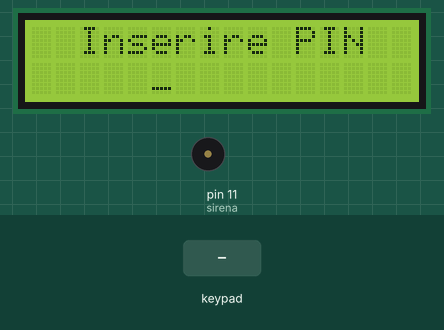
Simulated run of this sketch. Board: Arduino Uno, built with avr-gcc and run on an emulated ATmega328P. Parts: 16×2 character LCD, buzzer (waves = sounding, pin HIGH). The test bench sets the inputs (shaded band). What the sketch prints to the serial monitor is not drawn.

Above: at 1.2 s.
1.3 s: key '1' pressed
At 2.8 s:
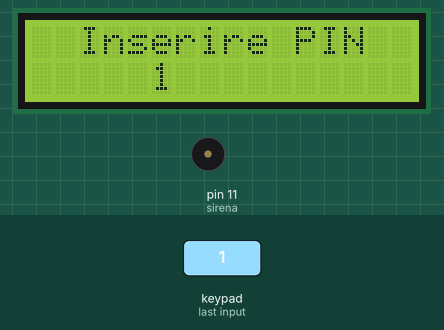
3.5 s: keypad keys 2 3 4 5 6 pressed 0.4 s apart
At 6.5 s:
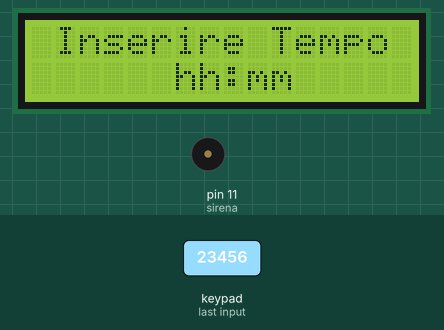
7.0 s: keypad keys 2 3 4 5 6 # pressed 0.4 s apart
At 9.2 s:
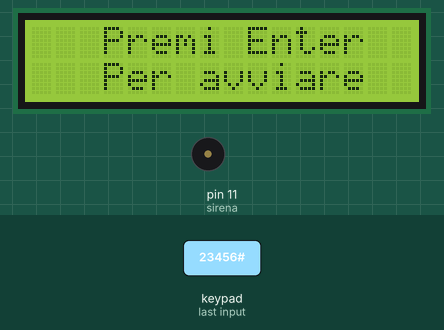
10.9 s: key 'H' pressed
At 11.08 s:
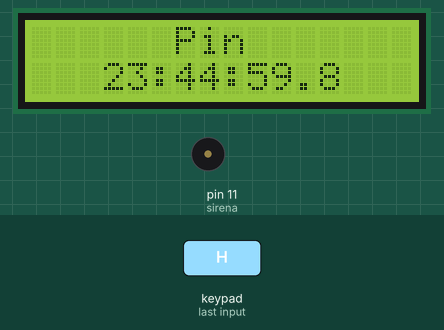
12.6 s: key '2' pressed
At 12.68 s:
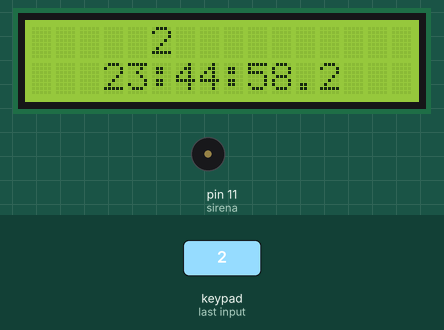
Timing chart, 0 to 15.4 s (numbered marks = the images above; inputs shaded):
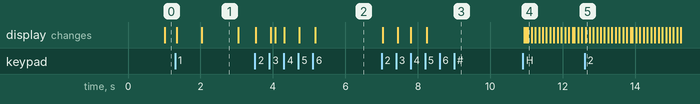

The sketch:

nuovaBomba.ino
```cpp
#include "BombFSM.h"

#include <LiquidCrystal_I2C.h>
#include <Keypad.h>

const byte sirena = 11;
const byte ROWS = 5;  //5 rows
const byte COLS = 4;  //4 columns
const byte tempoDelay = 40;

char specialKeysID[] = {
  'A', 'B', '#', '*',
  '1', '2', '3', 'C',
  '4', '5', '6', 'D',
  '7', '8', '9', 'E',
  'F', '0', 'G', 'H'
};

// H = ENTER

char keys[ROWS][COLS] = {
  { specialKeysID[0], specialKeysID[1], specialKeysID[2], specialKeysID[3] },
  { specialKeysID[4], specialKeysID[5], specialKeysID[6], specialKeysID[7] },
  { specialKeysID[8], specialKeysID[9], specialKeysID[10], specialKeysID[11] },
  { specialKeysID[12], specialKeysID[13], specialKeysID[14], specialKeysID[15] },
  { specialKeysID[16], specialKeysID[17], specialKeysID[18], specialKeysID[19] }
};

byte rowPins[ROWS] = { 2, 3, 4, 5, 6 };  //connect to the row pinouts of the kpd
byte colPins[COLS] = { 10, 9, 8, 7 };    //connect to the column pinouts of the kpd

Keypad keypad = Keypad(makeKeymap(keys), rowPins, colPins, ROWS, COLS);

LiquidCrystal_I2C lcd(0x27, 16, 2);

BombFSM bombFSM(&lcd, &keypad, sirena);

void setup() {
  Serial.begin(9600);
  lcd.init();
  lcd.clear();
  lcd.backlight();
  pinMode(sirena, OUTPUT);
  digitalWrite(sirena, LOW);
  bombFSM.Initialize();
  Serial.println("Setup Done");
}

void loop() {
  bombFSM.OnLoop();
  delay(tempoDelay);
}
```

BombFSM.cpp
```cpp
#include "BombFSM.h"

BombFSM::BombFSM(LiquidCrystal_I2C* _lcd, Keypad* _keypad, byte _sirenaPin): lcd(_lcd), keypad(_keypad), sirenaPin(_sirenaPin)
{

}

void BombFSM::OnLoop()
{
  currentTime = millis();
  int deltaTime = currentTime - oldTime;
  char key = keypad->getKey();
  currentBombState->OnLoop(deltaTime, key);
  oldTime = currentTime;
}

void BombFSM::ChangeState(bombStates newState)
{
  if (currentBombState)
    currentBombState->OnExit();

  switch (newState) {
    case SETUPPIN:
      {
        currentBombState = setupPinState;
        break;
      }
    case SETTIME:
      {
        currentBombState = setTimeState;
        break;
      }
    case PRESSSTART:
      {
        currentBombState = pressStartState;
        break;
      }

    case TRIGGERED:
      {
        currentBombState = triggeredState;
        break;
      }

    case BOOM:
      {
        currentBombState = boomState;
        break;
      }
    case DEFUSE:
      {
        currentBombState = defuseState;
        break;
      }

  }
  currentBombState->OnEnter();
}

void BombFSM::Initialize()
{
  bombPin[0] = 0;
  bombPin[1] = 0;
  bombPin[2] = 0;
  bombPin[3] = 0;
  bombPin[4] = 0;
  bombPin[5] = 0;
  setupPinState = new SetupPinState(this, lcd);
  setTimeState = new SetTimeState(this, lcd);
  pressStartState = new PressStartState(this, lcd);
  triggeredState = new TriggeredState(this, lcd);
  boomState = new BoomState(this, lcd);
  defuseState = new DefuseState(this, lcd);
  ChangeState(SETUPPIN);
}

bool BombFSM::CheckPin(char* pin)
{
  if (bombPin[0] != pin[0])
    return false;
  if (bombPin[1] != pin[1])
    return false;
  if (bombPin[2] != pin[2])
    return false;
  if (bombPin[3] != pin[3])
    return false;
  if (bombPin[4] != pin[4])
    return false;
  if (bombPin[5] != pin[5])
    return false;
  return true;
}

void BombFSM::SetPin(char* pin)
{
  bombPin[0] = pin[0];
  bombPin[1] = pin[1];
  bombPin[2] = pin[2];
  bombPin[3] = pin[3];
  bombPin[4] = pin[4];
  bombPin[5] = pin[5];
}

void BombFSM::SetTime(unsigned long _TimeBomb)
{
  timeBomb = _TimeBomb;
}

long BombFSM::GetTime()
{
  return timeBomb;
}

void BombFSM::PlaySiren()
{
  digitalWrite(sirenaPin, HIGH);
}
```

BombFSM.h
```cpp
#pragma once
#include "BombState.h"
#include "SetupPinState.h"
#include "SetTimeState.h"
#include "PressStartState.h"
#include "TriggeredState.h"
#include "BoomState.h"
#include "DefuseState.h"

enum bombStates {
  SETUPPIN,
  SETTIME,
  PRESSSTART,
  TRIGGERED,
  BOOM,
  DEFUSE
};

class BombFSM
{

  public:
    BombFSM(LiquidCrystal_I2C* _lcd, Keypad* _keypad, byte _sirenaPin);
    void OnLoop();
    void ChangeState(bombStates newState);
    void Initialize();
    bool CheckPin(char* pin);
    void SetPin(char* pin);
    void SetTime(unsigned long _TimeBomb);
    long GetTime();
    void PlaySiren();

  private:
    BombState* currentBombState;
    SetupPinState* setupPinState;
    SetTimeState* setTimeState;
    PressStartState* pressStartState;
    TriggeredState* triggeredState;
    BoomState* boomState;
    DefuseState* defuseState;
    unsigned long currentTime = 0;
    unsigned long oldTime = 0;
    long timeBomb = 0;
    byte sirenaPin;
    LiquidCrystal_I2C* lcd;
    Keypad* keypad;
    char bombPin[6];


};
```

BombState.cpp
```cpp
#include "BombState.h"

BombState::BombState(BombFSM* _bFSM, LiquidCrystal_I2C* _lcd):bFSM(_bFSM), lcd(_lcd)
{

}
```

BombState.h
```cpp
#pragma once
#include "Arduino.h"
#include <LiquidCrystal_I2C.h>
#include <Keypad.h>

class BombFSM;

class BombState
{

  public:

    BombState(BombFSM* _bFSM, LiquidCrystal_I2C* _lcd);
    virtual void OnEnter() = 0;
    virtual void OnLoop(int deltaTime, char key) = 0;
    virtual void OnExit() = 0;


  protected:
    BombFSM* bFSM;
    LiquidCrystal_I2C* lcd;
};
```

BoomState.cpp
```cpp
#include "BoomState.h"
#include "BombFSM.h"

BoomState::BoomState(BombFSM* _bFSM, LiquidCrystal_I2C* _lcd): BombState(_bFSM, _lcd)
{

}

void BoomState::OnEnter()
{
  lcd->clear();
  lcd->setCursor(6, 0);
  lcd->print("Boom");
  bFSM->PlaySiren();
}

void BoomState::OnLoop(int deltaTime, char key)
{

}

void BoomState::OnExit()
{

}
```

BoomState.h
```cpp
#pragma once
#include "BombState.h"

class BoomState : public BombState
{
  public:
    BoomState(BombFSM* _bFSM, LiquidCrystal_I2C* _lcd);
    void OnEnter() override;
    void OnLoop(int deltaTime, char key) override;
    void OnExit() override;

};
```

DefuseState.cpp
```cpp
#include "DefuseState.h"
#include "BombFSM.h"

DefuseState::DefuseState(BombFSM* _bFSM, LiquidCrystal_I2C* _lcd): BombState(_bFSM, _lcd)
{

}

void DefuseState::OnEnter()
{
  lcd->clear();
  lcd->setCursor(5, 0);
  lcd->print("Bomba");
  lcd->setCursor(2, 1);
  lcd->print("Disinnescata");
}

void DefuseState::OnLoop(int deltaTime, char key)
{

}

void DefuseState::OnExit()
{

}
```

DefuseState.h
```cpp
#pragma once
#include "BombState.h"

class DefuseState : public BombState
{
  public:
    DefuseState(BombFSM* _bFSM, LiquidCrystal_I2C* _lcd);
    void OnEnter() override;
    void OnLoop(int deltaTime, char key) override;
    void OnExit() override;

};
```

PressStartState.cpp
```cpp
#include "PressStartState.h"
#include "BombFSM.h"

PressStartState::PressStartState(BombFSM* _bFSM, LiquidCrystal_I2C* _lcd): BombState(_bFSM, _lcd)
{

}

void PressStartState::OnEnter()
{

  lcd->clear();
  lcd->setCursor(3, 0);
  lcd->print("Premi Enter");
  lcd->setCursor(3, 1);
  lcd->print("Per avviare");
}

void PressStartState::OnLoop(int deltaTime, char key)
{
  if (key)
    if (key == 'H')
      bFSM->ChangeState(TRIGGERED);
}

void PressStartState::OnExit()
{

}
```

PressStartState.h
```cpp
#pragma once
#include "BombState.h"

class PressStartState : public BombState
{
  public:
    PressStartState(BombFSM* _bFSM, LiquidCrystal_I2C* _lcd);
    void OnEnter() override;
    void OnLoop(int deltaTime, char key) override;
    void OnExit() override;

};
```

SetTimeState.cpp
```cpp
#include "SetTimeState.h"
#include "BombFSM.h"

SetTimeState::SetTimeState(BombFSM* _bFSM, LiquidCrystal_I2C* _lcd): BombState(_bFSM, _lcd)
{

}

void SetTimeState::OnEnter()
{
  timeBombIndex = 0;
  timeBombString[0] = 'h';
  timeBombString[1] = 'h';
  timeBombString[2] = 'm';
  timeBombString[3] = 'm';

  timeBombDigitLimit[0] = 2;
  timeBombDigitLimit[1] = 9;
  timeBombDigitLimit[2] = 6;
  timeBombDigitLimit[3] = 9;


  lcd->clear();
  lcd->setCursor(1, 0);
  lcd->print("Inserire Tempo");
  UpdateSetTimeDisplay();
}

void SetTimeState::OnLoop(int deltaTime, char key)
{

  if (key) {
    if (isDigit(key)) {
      int keyInt = key - '0';
      if (keyInt <= timeBombDigitLimit[timeBombIndex]) {
        if (timeBombIndex == 0 && keyInt == 2) {
          timeBombDigitLimit[1] = 3;
        }
        timeBombString[timeBombIndex] = key;
        timeBombIndex++;
        UpdateSetTimeDisplay();
        if (timeBombIndex >= 4) {

          bFSM->ChangeState(PRESSSTART);
        }
      }
    }
  }
}

void SetTimeState::OnExit()
{
  long timeBomb = 0;
  timeBomb += (long)1000 * 60 * (timeBombString[3] - '0');
  timeBomb += (long)1000 * 60 * 10 * (timeBombString[2] - '0');
  timeBomb += (long)1000 * 60 * 60 * (timeBombString[1] - '0');
  timeBomb += (long)1000 * 60 * 60 * 10 * (timeBombString[0] - '0');

  Serial.println(timeBomb);
  bFSM->SetTime(timeBomb);
}


void SetTimeState::UpdateSetTimeDisplay() {

  String timeString = "";
  timeString += timeBombString[0];
  timeString += timeBombString[1];
  timeString += ':';
  timeString += timeBombString[2];
  timeString += timeBombString[3];
  lcd->setCursor(6, 1);
  lcd->print(timeString);
}
```

SetTimeState.h
```cpp
#pragma once
#include "BombState.h"

class SetTimeState : public BombState
{
  public:
    SetTimeState(BombFSM* _bFSM, LiquidCrystal_I2C* _lcd);
    void OnEnter() override;
    void OnLoop(int deltaTime, char key) override;
    void OnExit() override;

  private:
    byte timeBombIndex = 0;
    char timeBombString[4];
    int timeBombDigitLimit[4];
    void UpdateSetTimeDisplay();

};
```

TriggeredState.cpp
```cpp
#include "TriggeredState.h"
#include "BombFSM.h"

TriggeredState::TriggeredState(BombFSM* _bFSM, LiquidCrystal_I2C* _lcd): BombState(_bFSM, _lcd)
{

}

void TriggeredState::OnEnter()
{
  lcd->clear();
  lcd->setCursor(6, 0);
  lcd->print("Pin");
  timeBomb = bFSM->GetTime();
  ResetPin();

}

void TriggeredState::OnLoop(int deltaTime, char key)
{
  timeBomb -= deltaTime;

  if (timeBomb <= 0)
  {
    bFSM->ChangeState(BOOM);
    return;
  }

  if (key)
  {
    if (isDigit(key))
    {
      pin[pinIndex] = key;
      pinIndex++;
      UpdateDisplayPin();
    }

    if (key == 'H' || pinIndex == 6)
      if (bFSM->CheckPin(pin))
      {
        bFSM->ChangeState(DEFUSE);
        return;
      }
      else
        ResetPin();

  }
  PrintTime();
  prev_timeBomb = timeBomb;
}

void TriggeredState::OnExit()
{

}

void TriggeredState::PrintTime()
{
  long timeForPrint = timeBomb;
  timeForPrint -= timeForPrint % 100;

  long decimalsPart = timeForPrint % 1000;
  long decimals = decimalsPart / 100;
  timeForPrint -= decimalsPart;

  long secondsPart = timeForPrint % 60000;
  long seconds = secondsPart / 1000;
  timeForPrint -= secondsPart;

  long minutesPart = timeForPrint % 3600000;
  long minutes = minutesPart / 60000;
  timeForPrint -= minutesPart;

  long hours = timeForPrint / 3600000;
  String zero = "0";
  String hourString = (hours > 9 ? String(hours) : String(zero + hours)) + ":";
  String minuteString = (minutes > 9 ? String(minutes) : String(zero + minutes)) + ":";
  String secondsString = (seconds > 9 ? String(seconds) : String(zero + seconds)) + "." + decimals;
  lcd->setCursor(3, 1);
  lcd->print(String(hourString + minuteString + secondsString));
}


void TriggeredState::ResetPin()
{
  pinIndex = 0;
  pin[0] = 0;
  pin[1] = 0;
  pin[2] = 0;
  pin[3] = 0;
  pin[4] = 0;
  pin[5] = 0;

  lcd->clear();
  lcd->setCursor(6, 0);
  lcd->print("Pin");

  PrintTime();

}

void TriggeredState::UpdateDisplayPin()
{
  lcd->clear();
  String pinString = "";
  for (int i = 0; i < sizeof(pin) / sizeof(pin[0]); i++) {
    if (!pin[i])
      break;
    pinString += pin[i];
  }

  lcd->setCursor(5, 0);
  lcd->print(pinString);
}
```

TriggeredState.h
```cpp
#pragma once
#include "BombState.h"

class TriggeredState : public BombState
{
  public:
    TriggeredState(BombFSM* _bFSM, LiquidCrystal_I2C* _lcd);
    void OnEnter() override;
    void OnLoop(int deltaTime, char key) override;
    void OnExit() override;
  private:
    void PrintTime();
    void ResetPin();
    void UpdateDisplayPin();
    long timeBomb = 0;
    long prev_timeBomb = 0;
    char pin[6];
    int pinIndex = 0;
};
```

SetupPinState.cpp
```cpp
#include "SetupPinState.h"
#include "BombFSM.h"

SetupPinState::SetupPinState(BombFSM* _bFSM, LiquidCrystal_I2C* _lcd): BombState(_bFSM, _lcd)
{

}

void SetupPinState::OnEnter()
{
  pin[0] = 0;
  pin[1] = 0;
  pin[2] = 0;
  pin[3] = 0;
  pin[4] = 0;
  pin[5] = 0;

  lcd->clear();
  lcd->setCursor(2, 0);
  lcd->print("Inserire PIN");
}

void SetupPinState::OnLoop(int deltaTime, char key)
{
  pinTime += deltaTime;
  if (pinTime > 1000) {
    pinTime = 0;
    pinUnderscore = !pinUnderscore;
    update_pin_display(pinUnderscore);
  }
  if (key) {
    if (isDigit(key)) {
      if (pinIndex < sizeof(pin) / sizeof(pin[0])) {
        pin[pinIndex] = key;
        pinIndex++;
        update_pin_display(pinUnderscore);


        if (pinIndex >= sizeof(pin) / sizeof(pin[0]))
          bFSM->ChangeState(SETTIME);
      }
    } else if (key == 'H' && pinIndex >= 4)
      bFSM->ChangeState(SETTIME);
  }
}

void SetupPinState::OnExit()
{
  bFSM->SetPin(pin);
}


void SetupPinState::update_pin_display(bool underscore)
{
  String pinString = "";
  for (int i = 0; i < sizeof(pin) / sizeof(pin[0]); i++) {
    if (!pin[i])
      break;
    pinString += pin[i];
  }
  if (underscore && pinIndex < (sizeof(pin) / sizeof(pin[0])) - 1)
    pinString += '_';
  else
    pinString += ' ';
  lcd->setCursor(5, 1);
  lcd->print(pinString);
}
```

SetupPinState.h
```cpp
#pragma once
#include "BombState.h"

class SetupPinState : public BombState
{
  public:
    SetupPinState(BombFSM* _bFSM, LiquidCrystal_I2C* _lcd);
    void OnEnter() override;
    void OnLoop(int deltaTime, char key) override;
    void OnExit() override;

  private:
    byte pinIndex = 0;
    int pinTime = 0;
    bool pinUnderscore = false;
    void update_pin_display(bool underscore);
    char pin[6];
};
```

Measured:
- after the input at 1.3 s, the display: first changes at once (image 1 shows a later state)
- after the input at 3.5 s, the display: first changes at once (image 2 shows a later state)
- after the input at 7.0 s, the display: first changes at once (image 3 shows a later state)
- after the input at 10.9 s, the display: first changes at once (image 4 shows a later state)
- after the input at 12.6 s, the display: changes at once (image 5)
